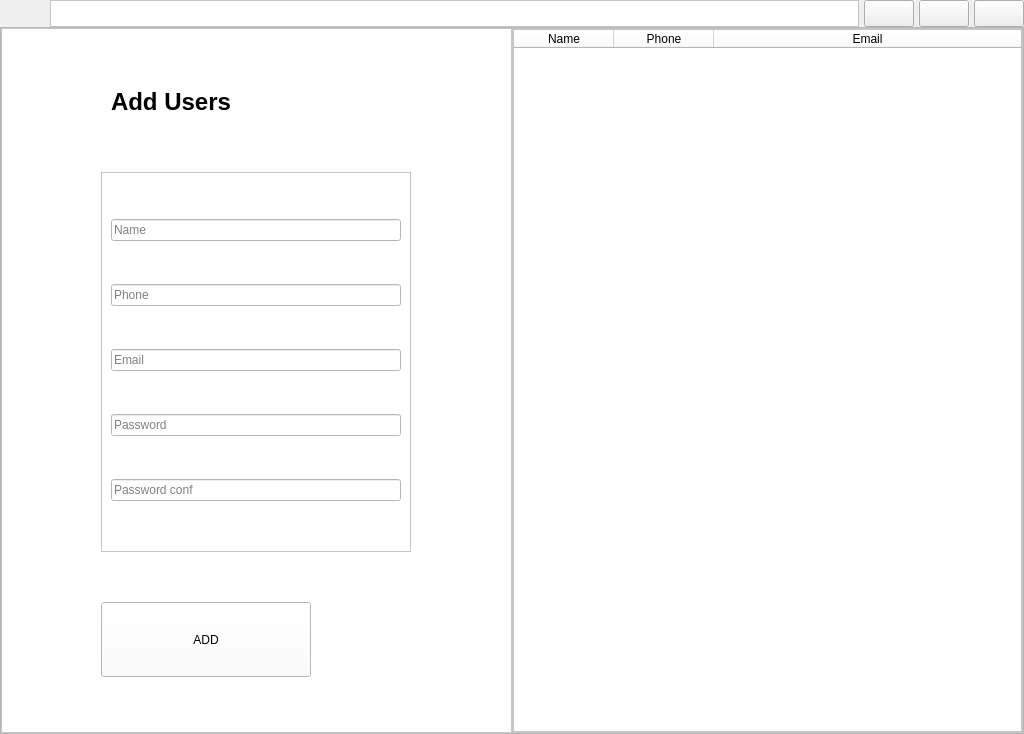
<?xml version="1.0" encoding="UTF-8"?>
<ui version="4.0">
 <class>MainWindow</class>
 <widget class="QMainWindow" name="MainWindow">
  <property name="geometry">
   <rect>
    <x>0</x>
    <y>0</y>
    <width>1024</width>
    <height>734</height>
   </rect>
  </property>
  <property name="font">
   <font>
    <pointsize>12</pointsize>
   </font>
  </property>
  <property name="windowTitle">
   <string>USERS</string>
  </property>
  <widget class="QWidget" name="centralwidget">
   <property name="layoutDirection">
    <enum>Qt::LeftToRight</enum>
   </property>
   <layout class="QVBoxLayout" name="verticalLayout">
    <property name="spacing">
     <number>0</number>
    </property>
    <property name="leftMargin">
     <number>0</number>
    </property>
    <property name="topMargin">
     <number>0</number>
    </property>
    <property name="rightMargin">
     <number>0</number>
    </property>
    <property name="bottomMargin">
     <number>0</number>
    </property>
    <item>
     <widget class="QWidget" name="Header" native="true">
      <property name="maximumSize">
       <size>
        <width>16777215</width>
        <height>50</height>
       </size>
      </property>
      <layout class="QHBoxLayout" name="horizontalLayout_2">
       <property name="spacing">
        <number>5</number>
       </property>
       <property name="leftMargin">
        <number>0</number>
       </property>
       <property name="topMargin">
        <number>0</number>
       </property>
       <property name="rightMargin">
        <number>0</number>
       </property>
       <property name="bottomMargin">
        <number>0</number>
       </property>
       <item>
        <widget class="QLabel" name="logo">
         <property name="maximumSize">
          <size>
           <width>45</width>
           <height>16777215</height>
          </size>
         </property>
         <property name="styleSheet">
          <string notr="true">background-image: url(:/img/icons/Logo-icon.png);
background-color: rgba(255, 255, 255, 0);</string>
         </property>
         <property name="text">
          <string/>
         </property>
         <property name="pixmap">
          <pixmap resource="../Resource.qrc">:/img/icons/Logo-icon.png</pixmap>
         </property>
         <property name="scaledContents">
          <bool>true</bool>
         </property>
         <property name="wordWrap">
          <bool>false</bool>
         </property>
        </widget>
       </item>
       <item>
        <widget class="QFrame" name="TopFrameMain">
         <property name="styleSheet">
          <string notr="true">background-color: rgb(255, 255, 255);</string>
         </property>
         <property name="frameShape">
          <enum>QFrame::StyledPanel</enum>
         </property>
         <property name="frameShadow">
          <enum>QFrame::Raised</enum>
         </property>
        </widget>
       </item>
       <item>
        <widget class="QPushButton" name="pushButton_3">
         <property name="maximumSize">
          <size>
           <width>50</width>
           <height>45</height>
          </size>
         </property>
         <property name="cursor">
          <cursorShape>PointingHandCursor</cursorShape>
         </property>
         <property name="text">
          <string/>
         </property>
         <property name="iconSize">
          <size>
           <width>35</width>
           <height>35</height>
          </size>
         </property>
        </widget>
       </item>
       <item>
        <widget class="QPushButton" name="btnMinimized">
         <property name="maximumSize">
          <size>
           <width>50</width>
           <height>45</height>
          </size>
         </property>
         <property name="cursor">
          <cursorShape>PointingHandCursor</cursorShape>
         </property>
         <property name="text">
          <string/>
         </property>
         <property name="iconSize">
          <size>
           <width>35</width>
           <height>35</height>
          </size>
         </property>
        </widget>
       </item>
       <item>
        <widget class="QPushButton" name="btnExit">
         <property name="maximumSize">
          <size>
           <width>50</width>
           <height>45</height>
          </size>
         </property>
         <property name="cursor">
          <cursorShape>PointingHandCursor</cursorShape>
         </property>
         <property name="text">
          <string/>
         </property>
         <property name="iconSize">
          <size>
           <width>35</width>
           <height>35</height>
          </size>
         </property>
        </widget>
       </item>
      </layout>
     </widget>
    </item>
    <item>
     <widget class="QFrame" name="MainFrame">
      <property name="frameShape">
       <enum>QFrame::StyledPanel</enum>
      </property>
      <property name="frameShadow">
       <enum>QFrame::Raised</enum>
      </property>
      <layout class="QHBoxLayout" name="horizontalLayout">
       <property name="spacing">
        <number>0</number>
       </property>
       <property name="leftMargin">
        <number>0</number>
       </property>
       <property name="topMargin">
        <number>0</number>
       </property>
       <property name="rightMargin">
        <number>0</number>
       </property>
       <property name="bottomMargin">
        <number>0</number>
       </property>
       <item>
        <widget class="QFrame" name="frame">
         <property name="layoutDirection">
          <enum>Qt::LeftToRight</enum>
         </property>
         <property name="styleSheet">
          <string notr="true">background-color: rgb(255, 255, 255);</string>
         </property>
         <property name="frameShape">
          <enum>QFrame::StyledPanel</enum>
         </property>
         <property name="frameShadow">
          <enum>QFrame::Plain</enum>
         </property>
         <property name="lineWidth">
          <number>0</number>
         </property>
         <property name="midLineWidth">
          <number>0</number>
         </property>
         <layout class="QGridLayout" name="gridLayout">
          <property name="sizeConstraint">
           <enum>QLayout::SetDefaultConstraint</enum>
          </property>
          <item row="1" column="0">
           <widget class="QFrame" name="frame_3">
            <property name="maximumSize">
             <size>
              <width>310</width>
              <height>380</height>
             </size>
            </property>
            <property name="frameShape">
             <enum>QFrame::StyledPanel</enum>
            </property>
            <property name="frameShadow">
             <enum>QFrame::Raised</enum>
            </property>
            <layout class="QVBoxLayout" name="verticalLayout_2">
             <item>
              <widget class="QLineEdit" name="inpName">
               <property name="placeholderText">
                <string>Name</string>
               </property>
              </widget>
             </item>
             <item>
              <widget class="QLineEdit" name="lineEdit">
               <property name="placeholderText">
                <string>Phone</string>
               </property>
              </widget>
             </item>
             <item>
              <widget class="QLineEdit" name="inpEmail">
               <property name="placeholderText">
                <string>Email</string>
               </property>
              </widget>
             </item>
             <item>
              <widget class="QLineEdit" name="inpPassword">
               <property name="placeholderText">
                <string>Password</string>
               </property>
              </widget>
             </item>
             <item>
              <widget class="QLineEdit" name="inpPassword_2">
               <property name="placeholderText">
                <string>Password conf</string>
               </property>
              </widget>
             </item>
            </layout>
           </widget>
          </item>
          <item row="2" column="0">
           <widget class="QPushButton" name="pushButton">
            <property name="maximumSize">
             <size>
              <width>210</width>
              <height>75</height>
             </size>
            </property>
            <property name="cursor">
             <cursorShape>PointingHandCursor</cursorShape>
            </property>
            <property name="text">
             <string>ADD</string>
            </property>
           </widget>
          </item>
          <item row="0" column="0">
           <widget class="QLabel" name="label">
            <property name="maximumSize">
             <size>
              <width>140</width>
              <height>40</height>
             </size>
            </property>
            <property name="font">
             <font>
              <pointsize>18</pointsize>
              <weight>75</weight>
              <italic>false</italic>
              <bold>true</bold>
             </font>
            </property>
            <property name="layoutDirection">
             <enum>Qt::LeftToRight</enum>
            </property>
            <property name="midLineWidth">
             <number>0</number>
            </property>
            <property name="text">
             <string>Add Users</string>
            </property>
            <property name="alignment">
             <set>Qt::AlignCenter</set>
            </property>
           </widget>
          </item>
         </layout>
        </widget>
       </item>
       <item>
        <widget class="QFrame" name="frame_2">
         <property name="styleSheet">
          <string notr="true">background-color: rgb(255, 255, 255);</string>
         </property>
         <property name="frameShape">
          <enum>QFrame::StyledPanel</enum>
         </property>
         <property name="frameShadow">
          <enum>QFrame::Raised</enum>
         </property>
         <layout class="QHBoxLayout" name="horizontalLayout_4">
          <property name="spacing">
           <number>0</number>
          </property>
          <property name="leftMargin">
           <number>0</number>
          </property>
          <property name="topMargin">
           <number>0</number>
          </property>
          <property name="rightMargin">
           <number>0</number>
          </property>
          <property name="bottomMargin">
           <number>0</number>
          </property>
          <item>
           <widget class="QTableWidget" name="tableWidget">
            <property name="midLineWidth">
             <number>0</number>
            </property>
            <attribute name="horizontalHeaderShowSortIndicator" stdset="0">
             <bool>false</bool>
            </attribute>
            <attribute name="horizontalHeaderStretchLastSection">
             <bool>true</bool>
            </attribute>
            <attribute name="verticalHeaderCascadingSectionResizes">
             <bool>false</bool>
            </attribute>
            <column>
             <property name="text">
              <string>Name</string>
             </property>
            </column>
            <column>
             <property name="text">
              <string>Phone</string>
             </property>
            </column>
            <column>
             <property name="text">
              <string>Email</string>
             </property>
            </column>
           </widget>
          </item>
         </layout>
        </widget>
       </item>
      </layout>
     </widget>
    </item>
   </layout>
  </widget>
 </widget>
 <resources>
  <include location="../Resource.qrc"/>
 </resources>
 <connections/>
</ui>
